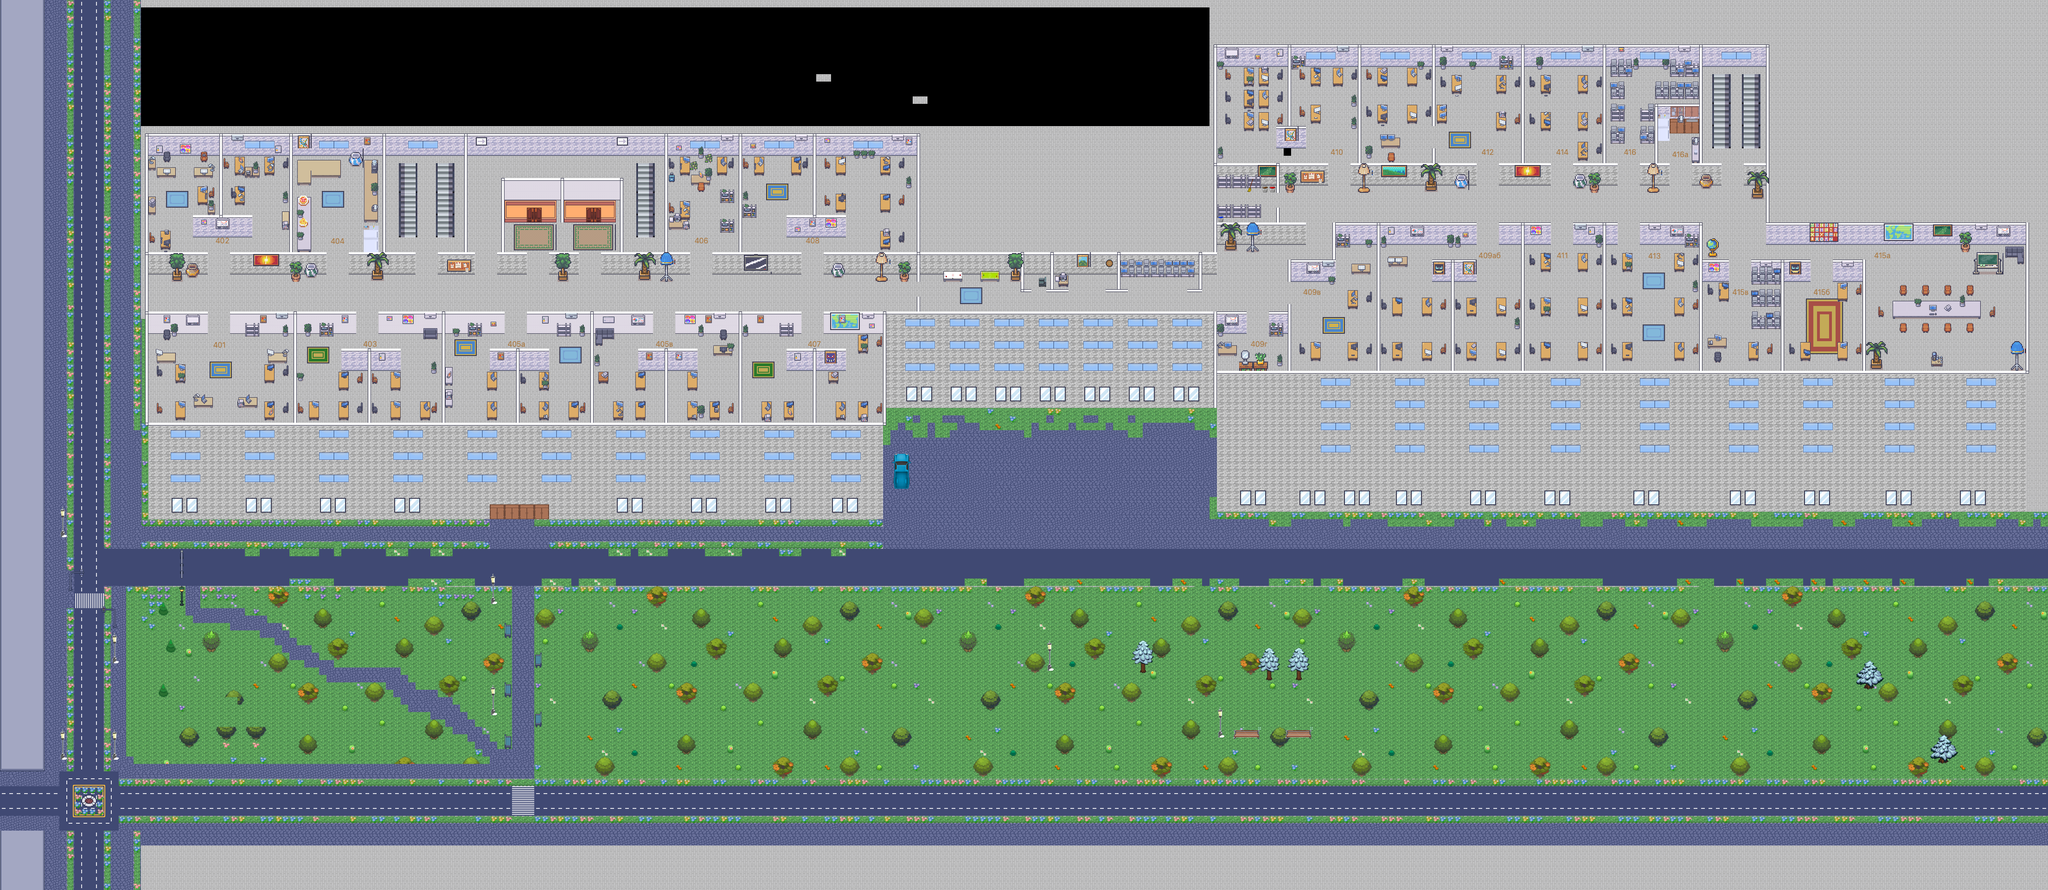

Below is a game level as drawn by its tile map, then a one-line description and the .tmx that defines it (tile-layer data replaced by summaries):
An orthogonal 276x120 tile map with 16x16 px tiles, 2 tile layers (image, entities), 2 tilesets.

<map version="1.9" tiledversion="1.9.2" orientation="orthogonal" renderorder="right-down" width="276" height="120" tilewidth="16" tileheight="16" infinite="0" nextlayerid="15" nextobjectid="1">
    <tileset firstgid="1" name="newbie_map" tilewidth="16" tileheight="16" tilecount="33120" columns="276">
        <image source="newbie/map/newbie_map.png" width="4416" height="1920" />
    </tileset>
    <tileset firstgid="33121" name="entities" tilewidth="16" tileheight="16" tilecount="988" columns="38">
        <image source="newbie/map/components/entities.png" trans="ff5b00" width="616" height="416" />
    </tileset>
    <layer id="13" name="image" width="276" height="120">
        <data>[33120 cells, 33120 non-empty, 33093 distinct tile ids]</data>
    </layer>
    <layer id="14" name="entities" width="276" height="120">
        <data>[33120 cells, 1513 non-empty, 327 distinct tile ids]</data>
    </layer>
</map>